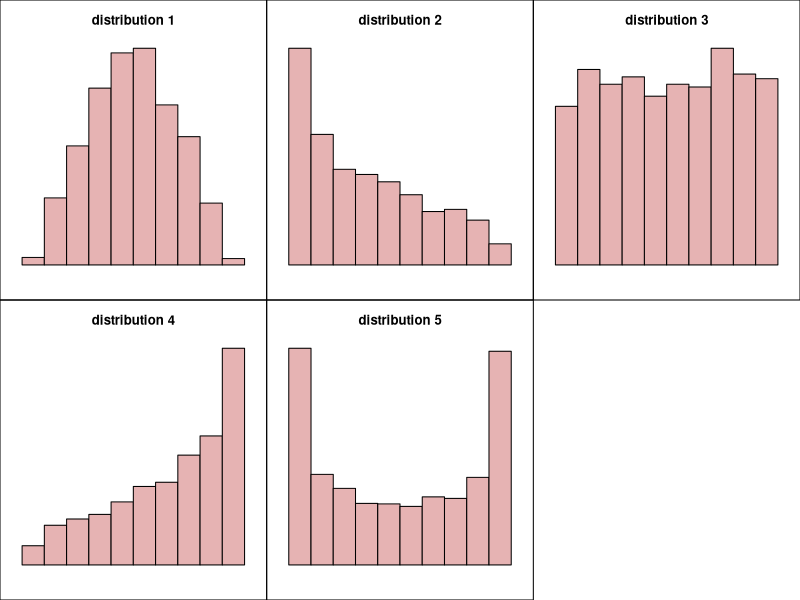

Write R code to recreate this figure.
## ---- chunk 1
types = c("Bell","Uniform","Bimodal","Right-skew","Left-skew")

n = 2000
beta1 = c(3,1,0.5,0.7,1.4)
beta2 = c(3,1,0.5,1.4,0.7)

bell = rbeta(n,beta1[1],beta2[1])
uniform = rbeta(n,beta1[2],beta2[2])
bimodal = rbeta(n,beta1[3],beta2[3])
right_skew = rbeta(n,beta1[4],beta2[4])
left_skew = rbeta(n,beta1[5],beta2[5])

data = data.frame(bell,uniform,bimodal,right_skew,left_skew)

ord = sample(1:5)
ord2 = sample(1:5)
## ---- chunk 2
par(mfrow=c(2,3))
for(j in 1:5){
  par(mar=c(2,1,3,1))
  i = ord[j]
  hist(data[,i],axes=F,xlim=c(0,1),main=paste0("distribution ",j),col=rgb(0.9,0.7,0.7))
  box("figure")
}
